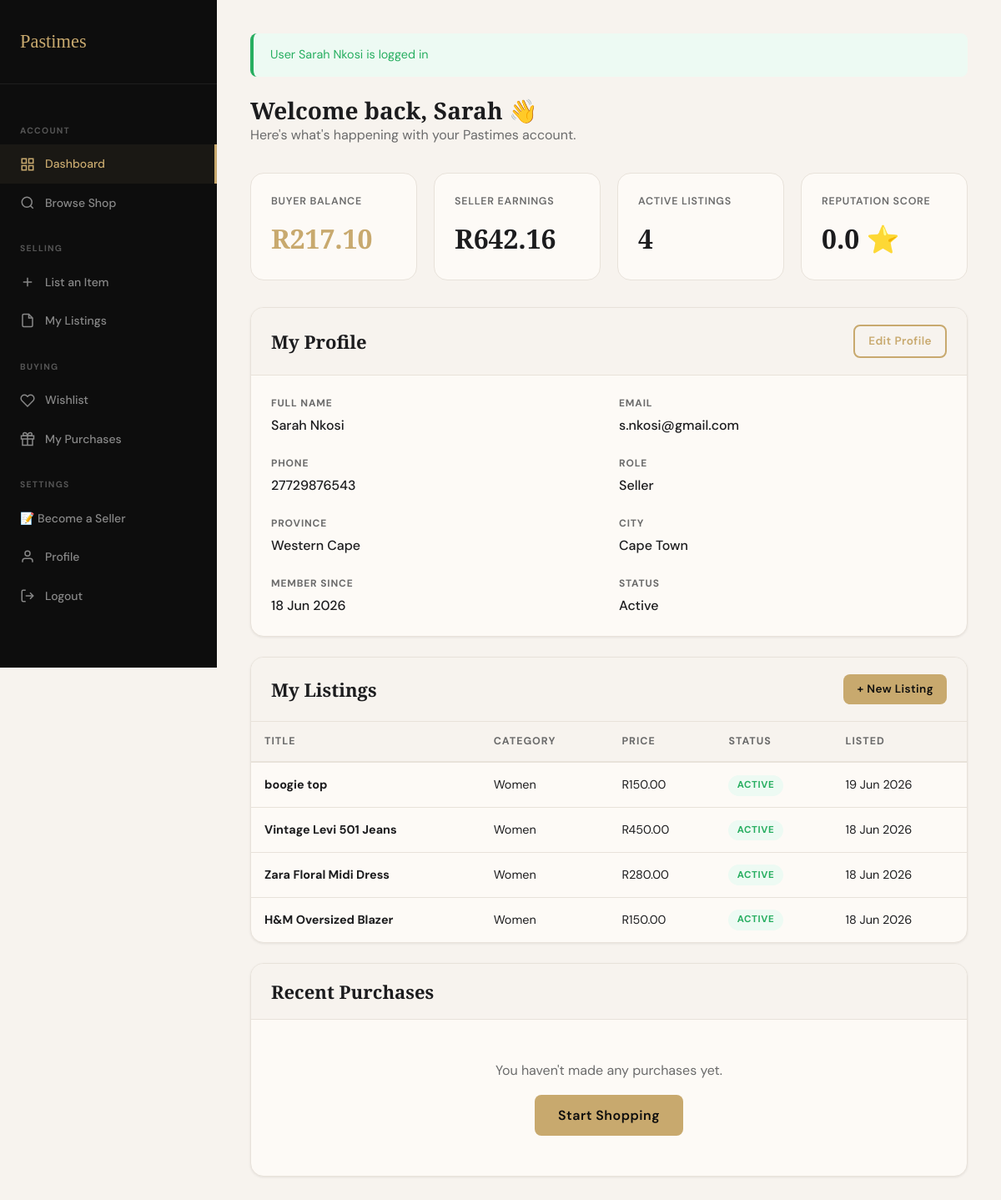
Screenshot of /dashboard.php (signed in) with the database file from the repository.
### tables this page shows
CREATE TABLE `tblwallet` (
  `wallet_id` int(11) NOT NULL,
  `user_id` int(11) NOT NULL,
  `buyer_balance` decimal(10,2) DEFAULT 0.00,
  `seller_balance` decimal(10,2) DEFAULT 0.00,
  `pending_balance` decimal(10,2) DEFAULT 0.00
);

CREATE TABLE `tbluser` (
  `user_id` int(11) NOT NULL,
  `first_name` varchar(50) NOT NULL,
  `last_name` varchar(50) NOT NULL,
  `email` varchar(150) NOT NULL,
  `phone_number` varchar(20) DEFAULT NULL,
  `password_hash` varchar(255) NOT NULL,
  `profile_picture` varchar(255) DEFAULT NULL,
  `shop_name` varchar(100) DEFAULT NULL,
  `shop_description` text DEFAULT NULL,
  `province` varchar(50) DEFAULT NULL,
  `city` varchar(50) DEFAULT NULL,
  `reputation_score` decimal(3,2) DEFAULT 0.00,
  `total_sales` int(11) DEFAULT 0,
  `is_top_seller` tinyint(1) DEFAULT 0,
  `holiday_mode` tinyint(1) DEFAULT 0,
  `role` enum('buyer','seller','admin') DEFAULT 'buyer',
  `account_status` enum('active','pending','suspended','deleted') DEFAULT 'pending',
  `created_at` datetime DEFAULT current_timestamp(),
  `updated_at` datetime DEFAULT current_timestamp() ON UPDATE current_timestamp()
);

CREATE TABLE `tbllisting` (
  `listing_id` int(11) NOT NULL,
  `seller_id` int(11) NOT NULL,
  `title` varchar(200) NOT NULL,
  `description` text DEFAULT NULL,
  `category` varchar(100) DEFAULT NULL,
  `sub_category` varchar(100) DEFAULT NULL,
  `brand` varchar(100) DEFAULT NULL,
  `condition_grade` enum('new','like_new','good','fair','poor') DEFAULT 'good',
  `size` varchar(20) DEFAULT NULL,
  `colour` varchar(50) DEFAULT NULL,
  `price` decimal(10,2) NOT NULL,
  `quantity` int(11) DEFAULT 1,
  `listing_type` enum('p2p','curated') DEFAULT 'p2p',
  `listing_status` enum('active','sold','draft','removed') DEFAULT 'active',
  `is_verified` tinyint(1) DEFAULT 0,
  `created_at` datetime DEFAULT current_timestamp(),
  `image_url` varchar(255) DEFAULT NULL
);

### includes/session_check.php (called while the page is built, shortened)
<?php
function isLoggedIn(): bool {
    return isset($_SESSION['user_id']) && !empty($_SESSION['user_id']);
}
function getCurrentUser(): ?array {
    return [
        'user_id'   => $_SESSION['user_id'],
        'first_name'=> $_SESSION['first_name'] ?? '',
        'last_name' => $_SESSION['last_name']  ?? '',
        'email'     => $_SESSION['email']      ?? '',
        'role'      => $_SESSION['role']       ?? 'buyer',
        'status'    => $_SESSION['status']     ?? 'active',
    ];
}
?>

### dashboard.php (the view, shortened to what this page needs)
<?php
require_once 'includes/session_check.php';
$user = getCurrentUser();
$conn = getDBConnection();
$stmt = $conn->prepare("SELECT u.*, w.buyer_balance, w.seller_balance FROM tblUser u
    LEFT JOIN tblWallet w ON u.user_id = w.user_id WHERE u.user_id = ?");
$stmt->bind_param('i', $user['user_id']);
$stmt->execute();
$fullUser = $stmt->get_result()->fetch_assoc();
$listings = [];
if ($fullUser['role'] === 'seller') {
    $res = $conn->query("SELECT * FROM tblListing WHERE seller_id = {$user['user_id']} ORDER BY created_at DESC LIMIT 10");
    while ($row = $res->fetch_assoc()) $listings[] = $row;
}
$orders = [];
?>
<!DOCTYPE html>
<html lang="en">
<head>
  <link rel="stylesheet" href="css/style.css">
</head>
<body>
<div class="dashboard">
  <aside class="sidebar">
    <div class="sidebar-brand">
      <a href="index.php">Pastimes</a>
    </div>
    <nav class="sidebar-nav">
      <div class="sidebar-label">Account</div>
      <a href="dashboard.php" class="sidebar-link active">
        <svg viewBox="0 0 24 24" fill="none" stroke="currentColor" stroke-width="2"><rect x="3" y="3" width="7" height="7"/><rect x="14" y="3" width="7" height="7"/><rect x="14" y="14" width="7" height="7"/><rect x="3" y="14" width="7" height="7"/></svg>
        Dashboard
      </a>
      <a href="browse.php" class="sidebar-link">
        <svg viewBox="0 0 24 24" fill="none" stroke="currentColor" stroke-width="2"><circle cx="11" cy="11" r="8"/><line x1="21" y1="21" x2="16.65" y2="16.65"/></svg>
        Browse Shop
      </a>
      <?php if ($fullUser['role'] === 'seller'): ?>
      <div class="sidebar-label">Selling</div>
      <a href="sell.php" class="sidebar-link">
        <svg viewBox="0 0 24 24" fill="none" stroke="currentColor" stroke-width="2"><line x1="12" y1="5" x2="12" y2="19"/><line x1="5" y1="12" x2="19" y2="12"/></svg>
        List an Item
      </a>
      <a href="my-listings.php" class="sidebar-link">
        <svg viewBox="0 0 24 24" fill="none" stroke="currentColor" stroke-width="2"><path d="M14 2H6a2 2 0 0 0-2 2v16a2 2 0 0 0 2 2h12a2 2 0 0 0 2-2V8z"/><polyline points="14 2 14 8 20 8"/></svg>
        My Listings
      </a>
      <?php endif; ?>
      <div class="sidebar-label">Buying</div>
      <a href="wishlist.php" class="sidebar-link">
        <svg viewBox="0 0 24 24" fill="none" stroke="currentColor" stroke-width="2"><path d="M20.84 4.61a5.5 5.5 0 0 0-7.78 0L12 5.67l-1.06-1.06a5.5 5.5 0 0 0-7.78 7.78L12 21.23l8.84-8.84a5.5 5.5 0 0 0 0-7.78z"/></svg>
        Wishlist
      </a>
      <a href="orders.php" class="sidebar-link">
        <svg viewBox="0 0 24 24" fill="none" stroke="currentColor" stroke-width="2"><polyline points="20 12 20 22 4 22 4 12"/><rect x="2" y="7" width="20" height="5"/><line x1="12" y1="22" x2="12" y2="7"/><path d="M12 7H7.5a2.5 2.5 0 0 1 0-5C11 2 12 7 12 7z"/><path d="M12 7h4.5a2.5 2.5 0 0 0 0-5C13 2 12 7 12 7z"/></svg>
        My Purchases
      </a>
      <div class="sidebar-label">Settings</div>
      <a href="seller_request.php" class="sidebar-link">
    📝 Become a Seller
</a>
      <a href="profile.php" class="sidebar-link">
        <svg viewBox="0 0 24 24" fill="none" stroke="currentColor" stroke-width="2"><path d="M20 21v-2a4 4 0 0 0-4-4H8a4 4 0 0 0-4 4v2"/><circle cx="12" cy="7" r="4"/></svg>
        Profile
      </a>
      <a href="logout.php" class="sidebar-link">
        <svg viewBox="0 0 24 24" fill="none" stroke="currentColor" stroke-width="2"><path d="M9 21H5a2 2 0 0 1-2-2V5a2 2 0 0 1 2-2h4"/><polyline points="16 17 21 12 16 7"/><line x1="21" y1="12" x2="9" y2="12"/></svg>
        Logout
      </a>
    </nav>
  </aside>
  <main class="dashboard-content">
    <div class="alert alert-success" style="margin-bottom:1.5rem;">
      User <?= htmlspecialchars($fullUser['first_name'] . ' ' . $fullUser['last_name']) ?> is logged in
    </div>
    <div class="page-header">
      <h1>Welcome back, <?= htmlspecialchars($fullUser['first_name']) ?> 👋</h1>
      <p>Here's what's happening with your Pastimes account.</p>
    </div>
    <div class="stat-cards">
      <div class="stat-card">
        <div class="label">Buyer Balance</div>
        <div class="value gold">R<?= number_format($fullUser['buyer_balance'] ?? 0, 2) ?></div>
      </div>
      <?php if ($fullUser['role'] === 'seller'): ?>
      <div class="stat-card">
        <div class="label">Seller Earnings</div>
        <div class="value">R<?= number_format($fullUser['seller_balance'] ?? 0, 2) ?></div>
      </div>
      <div class="stat-card">
        <div class="label">Active Listings</div>
        <div class="value"><?= count(array_filter($listings, fn($l) => $l['listing_status'] === 'active')) ?></div>
      </div>
      <div class="stat-card">
        <div class="label">Reputation Score</div>
        <div class="value"><?= number_format($fullUser['reputation_score'], 1) ?> ⭐</div>
      </div>
      <?php endif; ?>
    </div>
    <div class="card mb-3">
      <div class="card-header" style="display:flex;justify-content:space-between;align-items:center;">
        <h3>My Profile</h3>
        <a href="profile.php" class="btn btn-outline btn-sm">Edit Profile</a>
      </div>
      <div class="card-body">
        <div class="grid-2" style="gap:1.5rem;">
          <?php
          $fields = [
            'Full Name'    => $fullUser['first_name'].' '.$fullUser['last_name'],
            'Email'        => $fullUser['email'],
            'Phone'        => $fullUser['phone_number'] ?: '—',
            'Role'         => ucfirst($fullUser['role']),
            'Province'     => $fullUser['province'] ?: '—',
            'City'         => $fullUser['city'] ?: '—',
            'Member Since' => date('d M Y', strtotime($fullUser['created_at'])),
            'Status'       => ucfirst($fullUser['account_status']),
          ];
          foreach ($fields as $label => $val): ?>
          <div>
            <div style="font-size:.75rem;font-weight:700;text-transform:uppercase;letter-spacing:.07em;color:var(--mid-grey);margin-bottom:.2rem;"><?= $label ?></div>
            <div style="font-weight:500;"><?= htmlspecialchars($val) ?></div>
          </div>
          <?php endforeach; ?>
        </div>
      </div>
    </div>
    <?php if ($fullUser['role'] === 'seller'): ?>
    <div class="card mb-3">
      <div class="card-header" style="display:flex;justify-content:space-between;align-items:center;">
        <h3>My Listings</h3>
        <a href="sell.php" class="btn btn-primary btn-sm">+ New Listing</a>
      </div>
      <?php if (empty($listings)): ?>
      <div class="card-body text-center" style="padding:3rem;">
        <p style="margin-bottom:1rem;">You haven't listed anything yet.</p>
        <a href="sell.php" class="btn btn-primary">List Your First Item</a>
      </div>
      <?php else: ?>
      <div class="table-wrap">
        <table>
          <thead><tr><th>Title</th><th>Category</th><th>Price</th><th>Status</th><th>Listed</th></tr></thead>
          <tbody>
            <?php foreach ($listings as $l): ?>
            <tr>
              <td><strong><?= htmlspecialchars($l['title']) ?></strong></td>
              <td><?= htmlspecialchars($l['category']) ?></td>
              <td>R<?= number_format($l['price'],2) ?></td>
              <td>
                <span class="badge <?= $l['listing_status']==='active' ? 'badge-green' : 'badge-grey' ?>">
                  <?= ucfirst($l['listing_status']) ?>
                </span>
              </td>
              <td><?= date('d M Y', strtotime($l['created_at'])) ?></td>
            </tr>
            <?php endforeach; ?>
          </tbody>
        </table>
      </div>
      <?php endif; ?>
    </div>
    <?php endif; ?>
    <div class="card">
      <div class="card-header"><h3>Recent Purchases</h3></div>
      <?php if (empty($orders)): ?>
      <div class="card-body text-center" style="padding:3rem;">
        <p style="margin-bottom:1rem;">You haven't made any purchases yet.</p>
        <a href="browse.php" class="btn btn-primary">Start Shopping</a>
      </div>
      <?php endif; ?>
    </div>
  </main>
</div>
</body>
</html>

### rows the page displays
tblwallet: user.last_name "Sarah Nkosi", user.first_name "Sarah", buyer_balance "217.10", seller_balance "642.16", user.reputation_score "0.0", user.email "s.nkosi@gmail.com", user.phone_number "27729876543", user.province "Western Cape", user.city "Cape Town"
tbllisting: title "boogie top", category "Women", price "150.00", listing_status "ACTIVE", created_at "19 Jun 2026"
tbllisting: title "Vintage Levi 501 Jeans", category "Women", price "450.00", listing_status "ACTIVE", created_at "18 Jun 2026"
tbllisting: title "Zara Floral Midi Dress", category "Women", price "280.00", listing_status "ACTIVE", created_at "18 Jun 2026"
tbllisting: title "H&M Oversized Blazer", category "Women", price "150.00", listing_status "ACTIVE", created_at "18 Jun 2026"

### other values shown
$label "FULL NAME"
$val "Sarah Nkosi"
$label "EMAIL"
$label "PHONE"
$label "ROLE"
$val "Seller"
$label "PROVINCE"
$label "CITY"
$label "MEMBER SINCE"
$val "18 Jun 2026"
$label "STATUS"
$val "Active"
